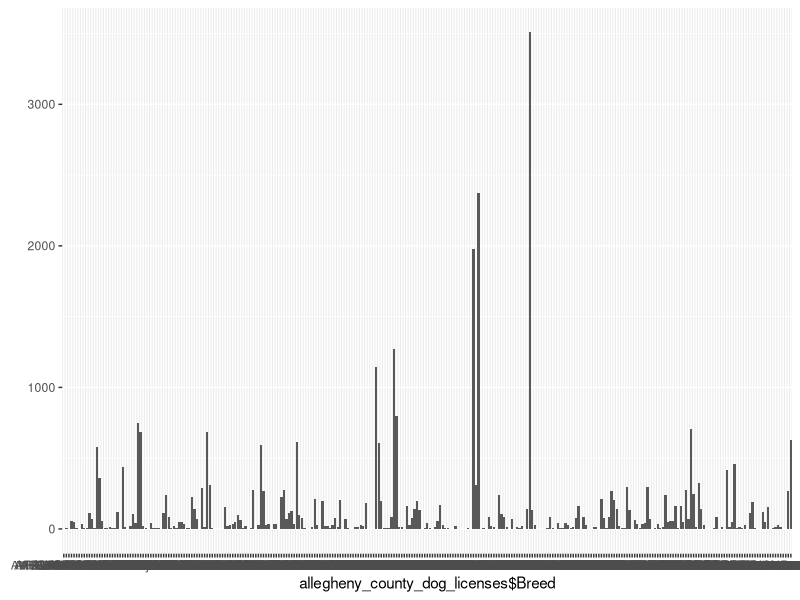
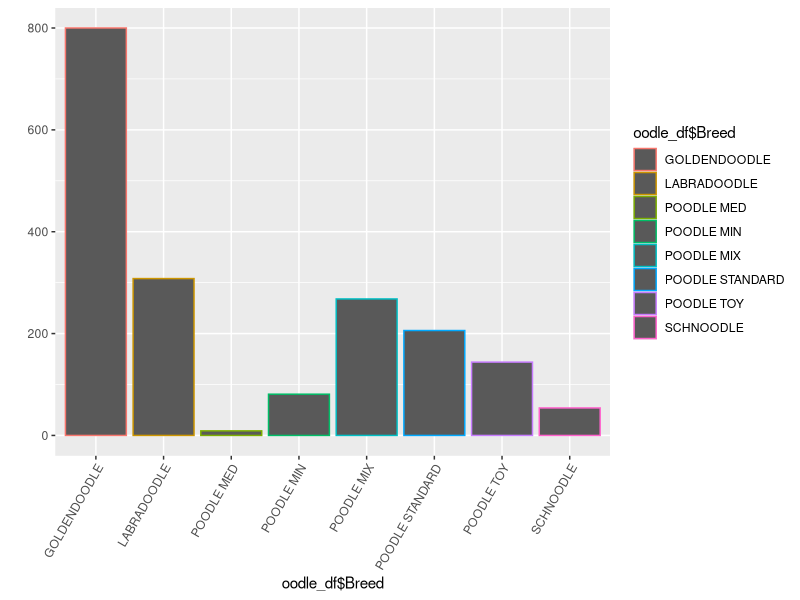
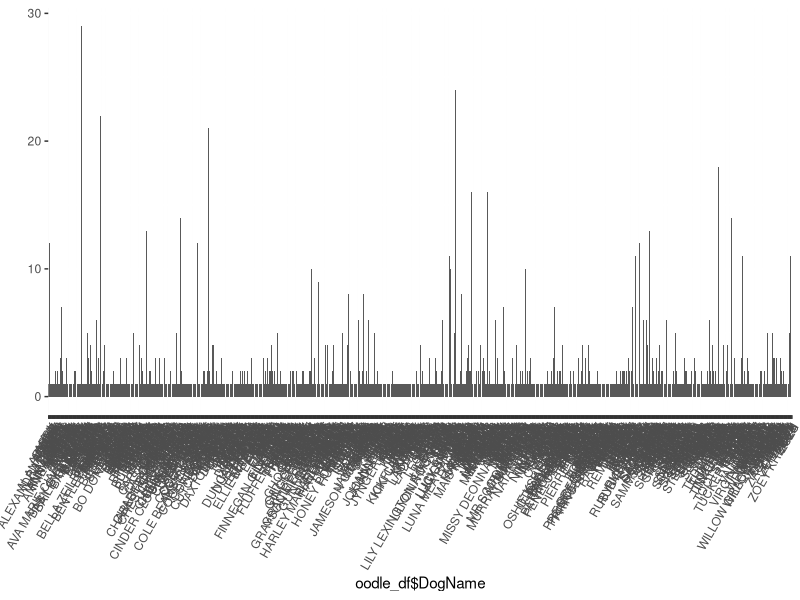
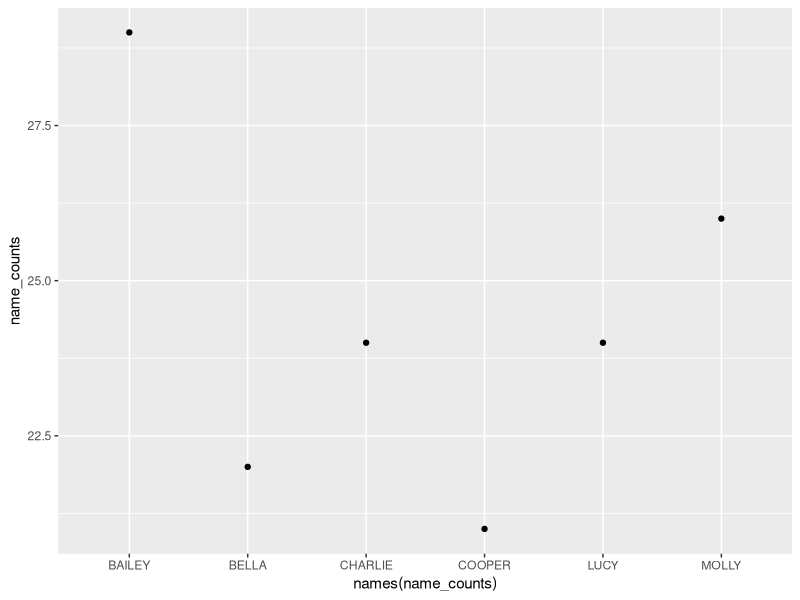
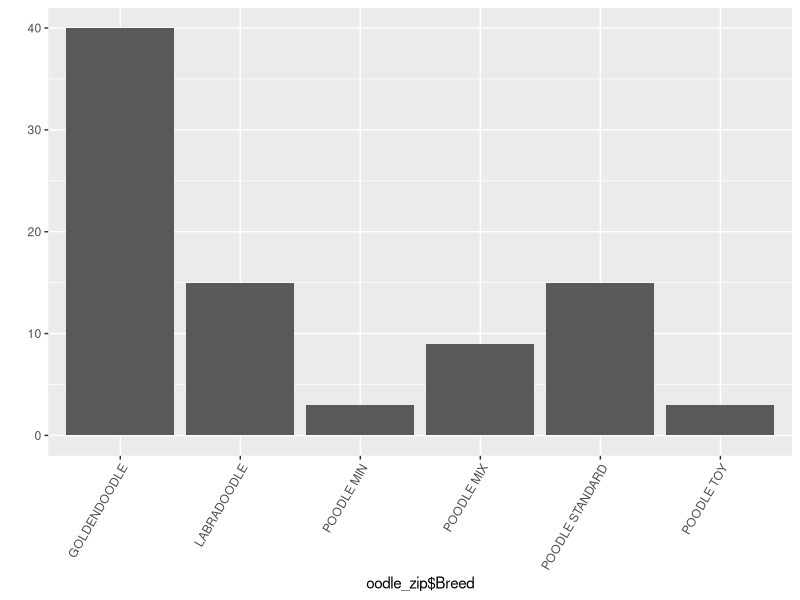
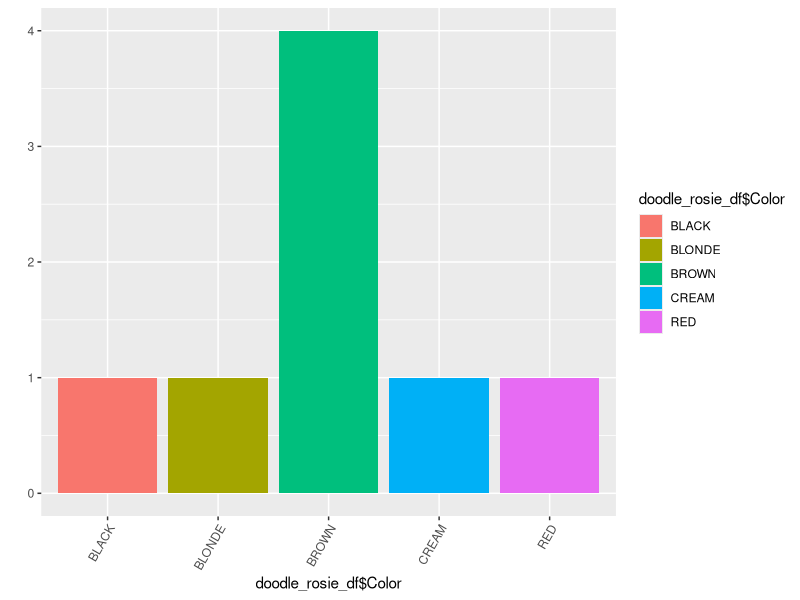

The R source for these figures, in order:
# Kayla Bracall
# Homework 8
# I worked through the classwork and then began homework below it


allegheny_county_dog_licenses <- read.csv("allegheny_county_dog_licenses.csv", stringsAsFactors=FALSE)

head(allegheny_county_dog_licenses)

# what is the most common breed of dog?
breeds <- unique(allegheny_county_dog_licenses$Breed)
head(breeds)

breed_counts <- vector()
for (breed in breeds) {
  count <- sum(allegheny_county_dog_licenses$Breed == breed)
  breed_counts <- c(breed_counts, count)
}

breed_counts
# names(breed_counts) <- breeds

# breed_counts <- sort(breed_counts, decreasing=TRUE)
# head(breed_counts)

df <- data.frame("Breeds" = breeds, "Count" = breed_counts)
head(df)

df_brief <- head(df)
df_brief

library(ggplot2)
qplot(x=allegheny_county_dog_licenses$Breed)


#breeds where count > 1

library(stringr)

oodles_tf <- str_detect(allegheny_county_dog_licenses$Breed, "OODLE")
sum(oodles_tf)
oodle_df <- allegheny_county_dog_licenses[oodles_tf, ]
head(oodle_df)
qplot(x=oodle_df$Breed, geom="bar", color=oodle_df$Breed) +  theme(axis.text.x = element_text(angle = 60, hjust = 1))

qplot(x=oodle_df$DogName, geom="bar") +  theme(axis.text.x = element_text(angle = 60, hjust = 1))


dogNames <- unique(oodle_df$DogName)


name_counts <- vector()
for (name in dogNames) {
  count <- sum(oodle_df$DogName == name)
  name_counts <- c(name_counts, count)
}

names(name_counts)<- dogNames

name_counts <- name_counts[name_counts > 20]
qplot(x=names(name_counts), y=name_counts)

zip_tf <- oodle_df$OwnerZip == "15108"
sum(zip_tf)
oodle_zip <- oodle_df[zip_tf, ]
qplot(x=oodle_zip$Breed, geom="bar") +theme(axis.text.x = element_text(angle = 60, hjust = 1))

weilers_tf <- str_detect(allegheny_county_dog_licenses$Breed, "ROTTWEILER")
sum(weilers_tf)
weiler_df <- allegheny_county_dog_licenses[weilers_tf, ]
weilers_in_verona <- sum(weiler_df$OwnerZip == "15147")
weilers_in_verona
remy <- weiler_df$DogName == "REMI" & weiler_df$OwnerZip == "15147"
sum(remy)


### BEGIN HOMEWORK ###

rosie_tf <- str_detect(allegheny_county_dog_licenses$DogName, "ROSIE") #pull out dogs named Rosie
sum(rosie_tf) # there are 121, hooray!
rosie_df <- allegheny_county_dog_licenses[rosie_tf, ] # create df
head(rosie_df)


doodle_rosie_tf <- str_detect(rosie_df$Breed, "GOLDENDOODLE") # pull out goldendoodles named Rosie
sum(doodle_rosie_tf) # there are 8, double hooray! 
doodle_rosie_df <- rosie_df[doodle_rosie_tf, ] # create df 
head(doodle_rosie_df)

# let's plot by color! 
qplot(x=doodle_rosie_df$Color, geom="bar", fill=doodle_rosie_df$Color) +theme(axis.text.x = element_text(angle = 60, hjust = 1))
# brown is the most common color - unusal for "golden"doodles 

rosalie_tf <- str_detect(allegheny_county_dog_licenses$DogName, "ROSALIE") #pull out dogs named Rosalie 
sum(rosalie_tf) # there are none. My Rosalie is truly unique! 

# pull out all the Lhasapoos - Lhasa Apso + Poodle 
lhasapoo_tf <- str_detect(allegheny_county_dog_licenses$Breed, "LHASAPOO") 

sum(lhasapoo_tf) # there are none :(

# Pull out all the Lhasa Apso mixes instead 
lhasa_mix_tf <- str_detect(allegheny_county_dog_licenses$Breed, "LHASA APSO MIX")
sum(lhasa_mix_tf) # there are 21 Lhasa Apso mixes
lhasa_mix_df <- allegheny_county_dog_licenses[lhasa_mix_tf,]


# pull out names of the Lhasa Apso mixes 
lhasas_names <- unique(lhasa_mix_df$DogName)
lhasas_names # there are 21 names in this vector, so each Lhasa Apso mix in AC has a unique name!



### Looking for my friend's greyhound, but he wasn't there, so I commented
#it out. Data may be from before they got him.###

# ollie_tf <- str_detect(allegheny_county_dog_licenses$DogName, "OLLIE") #Pull out all the dogs named Ollie
# sum(ollie_tf)
# ollie_df <- allegheny_county_dog_licenses[ollie_tf, ] # create df
# head(ollie_df)
# 
# ollie_greyhound_tf <- str_detect(ollie_df$Breed, "GREYHOUND") #pull out all the greyhounds named Ollie
# sum(ollie_greyhound_tf) # there aren't any :( 
# dope <- ollie_df[ollie_greyhound_tf,]
# dope
